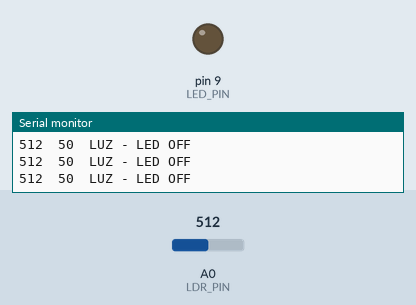
Simulated run of this sketch. Board: Arduino Uno, built with avr-gcc and run on an emulated ATmega328P. Parts: output pins drawn as LEDs (lit = HIGH), the last lines printed to the serial monitor. The test bench sets the inputs (shaded band); at power-on: A0 (LDR_PIN) = 512.

Above: at 1.3 s.
1.4 s: A0 (LDR_PIN) set to 415
2.9 s: A0 (LDR_PIN) set to 385
At 3.3 s:
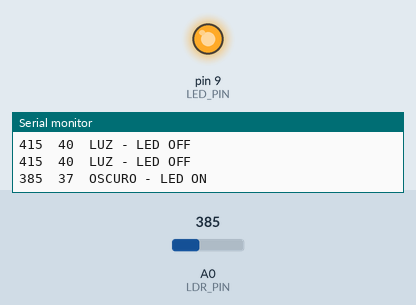
4.5 s: A0 (LDR_PIN) set to 410
At 5.7 s:
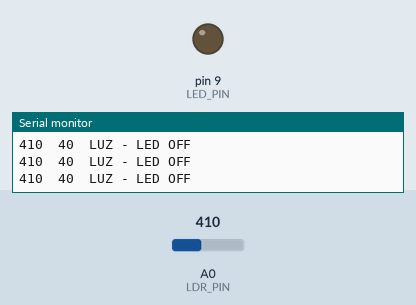
6.0 s: A0 (LDR_PIN) set to 390
At 6.9 s:
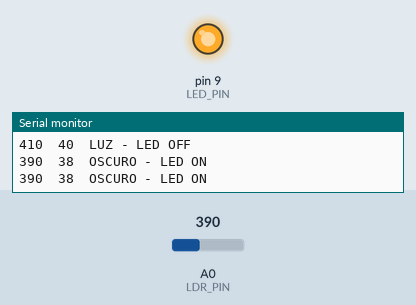
Timing chart, 0 to 8.5 s (numbered marks = the images above; inputs shaded):
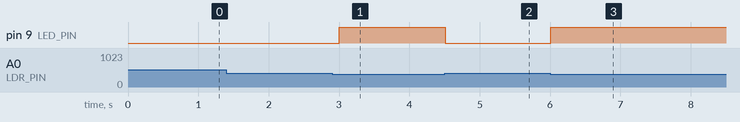

Measured:
- the behaviour switches between 400 and 399 on A0 (LDR_PIN) (found by bisection; images 0 and 1)
- after the input at 2.9 s, pin 9 (LED_PIN): LOW → HIGH after 0.10 s
- after the input at 4.5 s, pin 9 (LED_PIN): HIGH → LOW at once
- after the input at 6.0 s, pin 9 (LED_PIN): LOW → HIGH at once

The sketch:

LAB003.ino
```cpp
const int LDR_PIN = A0;
const int LED_PIN = 9;
const int UMBRAL = 400;  // Umbral de oscuridad (ajustar según ambiente)

void setup() {
  pinMode(LED_PIN, OUTPUT);

  Serial.begin(9600);
  Serial.println("Sensor\tPorcentaje\tEstado");
}

void loop() {
  int raw = analogRead(LDR_PIN);
  int percent = map(raw, 0, 1023, 0, 100);
  bool oscuro = (raw < UMBRAL);

  digitalWrite(LED_PIN, oscuro ? HIGH : LOW);

  Serial.print(raw);
  Serial.print("\t");
  Serial.print(percent);
  Serial.print("\t");
  Serial.println(oscuro ? "OSCURO - LED ON" : "LUZ - LED OFF");

  delay(500);
}
```
